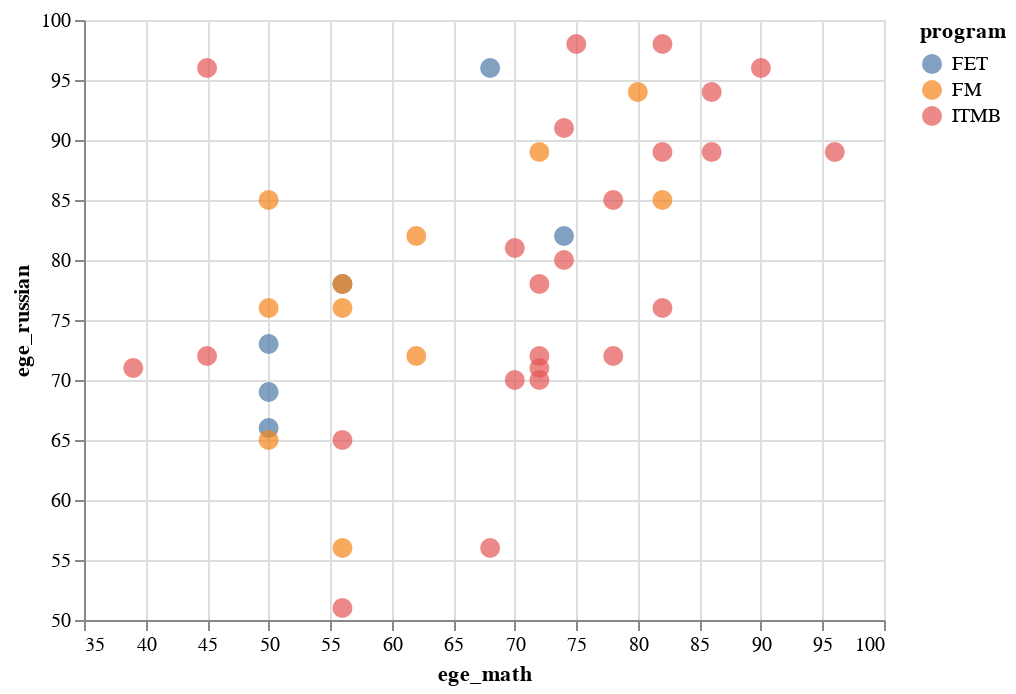

The code cell stored with this chart in its notebook:
### Code cell
x_col_name = 'ege_math'
y_col_name = 'ege_russian'

alt.Chart(df).mark_circle(size=100).encode(
    alt.X(x_col_name, scale=alt.Scale(zero=False)),
    alt.Y(y_col_name,scale=alt.Scale(zero=False)),
    color='program',
    tooltip=['name', 'total_score']
).interactive()

### Figure 1 — Vega-Lite specification as saved in the notebook (floating-point values rounded to 4 significant figures)
{"config": {"view": {"continuousWidth": 400, "continuousHeight": 300}}, "data": {"name": "data-f68ca90aae2d5d24b4ae34aec7a339f7"}, "mark": {"type": "circle", "size": 100}, "encoding": {"color": {"type": "nominal", "field": "program"}, "tooltip": [{"type": "nominal", "field": "name"}, {"type": "quantitative", "field": "total_score"}], "x": {"type": "quantitative", "field": "ege_math", "scale": {"zero": false}}, "y": {"type": "quantitative", "field": "ege_russian", "scale": {"zero": false}}}, "selection": {"selector001": {"type": "interval", "bind": "scales", "encodings": ["x", "y"]}}, "$schema": "https://vega.github.io/schema/vega-lite/v4.8.1.json", "datasets": {"data-f68ca90aae2d5d24b4ae34aec7a339f7": [{"name": "Абрамов Петр Александрович", "total_score": 243, "ege_math": 75.0, "ege_russian": 98.0, "ege_it": 70.0, "is_budget_placement": false, "program": "ITMB", "ege_foreign": null}, {"name": "Амерханова Наргиза Артуровна", "total_score": 286, "ege_math": 96.0, "ege_russian": 89.0, "ege_it": 96.0, "is_budget_placement": true, "program": "ITMB", "ege_foreign": null}, {"name": "Баранов Алексей Алексеевич", "total_score": 235, "ege_math": 45.0, "ege_russian": 96.0, "ege_it": 94.0, "is_budget_placement": false, "program": "ITMB", "ege_foreign": null}, {"name": "Баубеков Мирас Булатулы", "total_score": 217, "ege_math": 70.0, "ege_russian": 81.0, "ege_it": 66.0, "is_budget_placement": false, "program": "ITMB", "ege_foreign": null}, {"name": "Богун Владислав Олегович", "total_score": 242, "ege_math": 78.0, "ege_russian": 85.0, "ege_it": 79.0, "is_budget_placement": false, "program": "ITMB", "ege_foreign": null}, {"name": "Бойченко Анна Дмитриевна", "total_score": 275, "ege_math": 86.0, "ege_russian": 89.0, "ege_it": 96.0, "is_budget_placement": true, "program": "ITMB", "ege_foreign": null}, {"name": "Воронков Георгий Юрьевич", "total_score": 184, "ege_math": 45.0, "ege_russian": 72.0, "ege_it": 67.0, "is_budget_placement": false, "program": "ITMB", "ege_foreign": null}, {"name": "Данильченко Илья Владимирович", "total_score": 253, "ege_math": 74.0, "ege_russian": 91.0, "ege_it": 83.0, "is_budget_placement": false, "program": "ITMB", "ege_foreign": null}, {"name": "Денисова Анна Леонидовна", "total_score": 217, "ege_math": 72.0, "ege_russian": 71.0, "ege_it": 73.0, "is_budget_placement": false, "program": "ITMB", "ege_foreign": null}, {"name": "Джамалутдинов Тагир Саидович", "total_score": 192, "ege_math": 68.0, "ege_russian": 56.0, "ege_it": 68.0, "is_budget_placement": false, "program": "ITMB", "ege_foreign": null}, {"name": "Кладько Валерия Михайловна", "total_score": 240, "ege_math": 74.0, "ege_russian": 80.0, "ege_it": 81.0, "is_budget_placement": false, "program": "ITMB", "ege_foreign": null}, {"name": "Лушкин Максим Дмитриевич", "total_score": 214, "ege_math": 70.0, "ege_russian": 70.0, "ege_it": 73.0, "is_budget_placement": false, "program": "ITMB", "ege_foreign": null}, {"name": "Марковиченко Максим Сергеевич", "total_score": 272, "ege_math": 82.0, "ege_russian": 98.0, "ege_it": 88.0, "is_budget_placement": true, "program": "ITMB", "ege_foreign": null}, {"name": "Низамеев Тимур Ирикович", "total_score": 195, "ege_math": 72.0, "ege_russian": 70.0, "ege_it": 53.0, "is_budget_placement": false, "program": "ITMB", "ege_foreign": null}, {"name": "Полежаев Антон Кириллович", "total_score": 246, "ege_math": 82.0, "ege_russian": 76.0, "ege_it": 83.0, "is_budget_placement": false, "program": "ITMB", "ege_foreign": null}, {"name": "Попова Анастасия Михайловна", "total_score": 280, "ege_math": 86.0, "ege_russian": 94.0, "ege_it": 100.0, "is_budget_placement": true, "program": "ITMB", "ege_foreign": null}, {"name": "Потёмкин Матвей Олегович", "total_score": 223, "ege_math": 72.0, "ege_russian": 72.0, "ege_it": 79.0, "is_budget_placement": false, "program": "ITMB", "ege_foreign": null}, {"name": "Прохорова Анастасия Николаевна", "total_score": 203, "ege_math": 72.0, "ege_russian": 78.0, "ege_it": 53.0, "is_budget_placement": false, "program": "ITMB", "ege_foreign": null}, {"name": "Савельев Никита Александрович", "total_score": 241, "ege_math": 82.0, "ege_russian": 89.0, "ege_it": 70.0, "is_budget_placement": false, "program": "ITMB", "ege_foreign": null}, {"name": "Синтялёв Александр Александрович", "total_score": 175, "ege_math": 56.0, "ege_russian": 51.0, "ege_it": 68.0, "is_budget_placement": false, "program": "ITMB", "ege_foreign": null}, {"name": "Соколов Алексей Дмитриевич", "total_score": 190, "ege_math": 39.0, "ege_russian": 71.0, "ege_it": 80.0, "is_budget_placement": false, "program": "ITMB", "ege_foreign": null}, {"name": "Турищев Никита Владимирович", "total_score": 270, "ege_math": 90.0, "ege_russian": 96.0, "ege_it": 84.0, "is_budget_placement": true, "program": "ITMB", "ege_foreign": null}, {"name": "Черкасов Андрей Андреевич", "total_score": 186, "ege_math": 56.0, "ege_russian": 65.0, "ege_it": 65.0, "is_budget_placement": false, "program": "ITMB", "ege_foreign": null}, {"name": "Черкасов Артём Олегович", "total_score": 225, "ege_math": 78.0, "ege_russian": 72.0, "ege_it": 75.0, "is_budget_placement": false, "program": "ITMB", "ege_foreign": null}, {"name": "Серегин Алексей Александрович", "total_score": "перевод", "ege_math": null, "ege_russian": null, "ege_it": null, "is_budget_placement": false, "program": "ITMB", "ege_foreign": null}, {"name": "Ситников Денис Игоревич", "total_score": "восстанов", "ege_math": null, "ege_russian": null, "ege_it": null, "is_budget_placement": false, "program": "ITMB", "ege_foreign": null}, {"name": "Маринченко Игорь Игоревич", "total_score": "перевод", "ege_math": null, "ege_russian": null, "ege_it": null, "is_budget_placement": false, "program": "ITMB", "ege_foreign": null}, {"name": "Абдуллаев Шихзагир Шихвелиевич", "total_score": 183, "ege_math": 50.0, "ege_russian": 69.0, "ege_it": null, "is_budget_placement": false, "program": "FET", "ege_foreign": 60.0}, {"name": "Красовский Матвей Геннадьевич", "total_score": 213, "ege_math": 56.0, "ege_russian": 78.0, "ege_it": null, "is_budget_placement": false, "program": "FET", "ege_foreign": 78.0}, {"name": "Магомедхажиев Шарип Русланович", "total_score": 179, "ege_math": 50.0, "ege_russian": 73.0, "ege_it": null, "is_budget_placement": false, "program": "FET", "ege_foreign": 56.0}, {"name": "Панасюк Милена Сергеевна", "total_score": 251, "ege_math": 68.0, "ege_russian": 96.0, "ege_it": null, "is_budget_placement": false, "program": "FET", "ege_foreign": 83.0}, {"name": "Шалавин Эдуард Александрович", "total_score": 243, "ege_math": 74.0, "ege_russian": 82.0, "ege_it": null, "is_budget_placement": false, "program": "FET", "ege_foreign": 87.0}, {"name": "Эдиев Хаваж-Баудин Шамильевич", "total_score": 170, "ege_math": 50.0, "ege_russian": 66.0, "ege_it": null, "is_budget_placement": false, "program": "FET", "ege_foreign": 54.0}, {"name": "Ишханов Герман Арменович", "total_score": "перевод", "ege_math": null, "ege_russian": null, "ege_it": null, "is_budget_placement": false, "program": "FET", "ege_foreign": null}, {"name": "Агеенко Дмитрий Олегович", "total_score": 209, "ege_math": 56.0, "ege_russian": 78.0, "ege_it": null, "is_budget_placement": false, "program": "FM", "ege_foreign": 75.0}, {"name": "Бронников Александр Сергеевич", "total_score": 204, "ege_math": 50.0, "ege_russian": 85.0, "ege_it": null, "is_budget_placement": false, "program": "FM", "ege_foreign": 69.0}, {"name": "Бухнов Алексей Викторович", "total_score": 253, "ege_math": 82.0, "ege_russian": 85.0, "ege_it": null, "is_budget_placement": false, "program": "FM", "ege_foreign": 86.0}, {"name": "Годжаев Эмир Ильгарович", "total_score": 204, "ege_math": 62.0, "ege_russian": 82.0, "ege_it": null, "is_budget_placement": false, "program": "FM", "ege_foreign": 60.0}, {"name": "Елизарова Яна Павловна", "total_score": 262, "ege_math": 80.0, "ege_russian": 94.0, "ege_it": null, "is_budget_placement": false, "program": "FM", "ege_foreign": 83.0}, {"name": "Самохина Диана Романовна", "total_score": 206, "ege_math": 56.0, "ege_russian": 76.0, "ege_it": null, "is_budget_placement": false, "program": "FM", "ege_foreign": 74.0}, {"name": "Сбруев Григорий Тимурович", "total_score": 185, "ege_math": 56.0, "ege_russian": 56.0, "ege_it": null, "is_budget_placement": false, "program": "FM", "ege_foreign": 73.0}, {"name": "Скобцова Анна Максимовна", "total_score": 249, "ege_math": 72.0, "ege_russian": 89.0, "ege_it": null, "is_budget_placement": false, "program": "FM", "ege_foreign": 88.0}, {"name": "Тарабукин Артем Дмитриевич", "total_score": 212, "ege_math": 50.0, "ege_russian": 76.0, "ege_it": null, "is_budget_placement": false, "program": "FM", "ege_foreign": 86.0}, {"name": "Тихонов Андрей Александрович", "total_score": 179, "ege_math": 50.0, "ege_russian": 65.0, "ege_it": null, "is_budget_placement": false, "program": "FM", "ege_foreign": 64.0}, {"name": "Юзвович Илья Александрович", "total_score": 192, "ege_math": 62.0, "ege_russian": 72.0, "ege_it": null, "is_budget_placement": false, "program": "FM", "ege_foreign": 58.0}, {"name": "Соболев Сергей Сергеевич", "total_score": "восстанов", "ege_math": null, "ege_russian": null, "ege_it": null, "is_budget_placement": false, "program": "FM", "ege_foreign": null}, {"name": "Буркова Светлана Сергеевна", "total_score": "перевод", "ege_math": null, "ege_russian": null, "ege_it": null, "is_budget_placement": false, "program": "FM", "ege_foreign": null}, {"name": "Ястребов Кирилл Витальевич", "total_score": "перевод", "ege_math": null, "ege_russian": null, "ege_it": null, "is_budget_placement": false, "program": "FM", "ege_foreign": null}]}}
